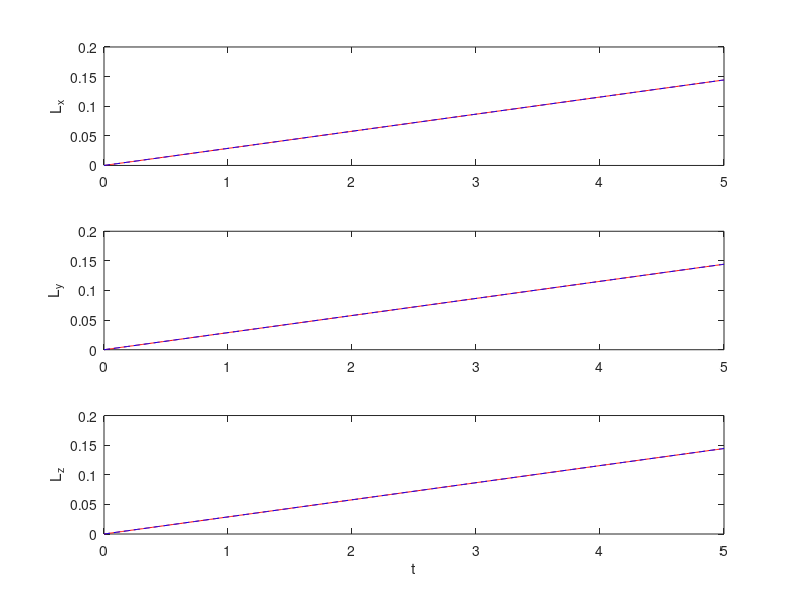
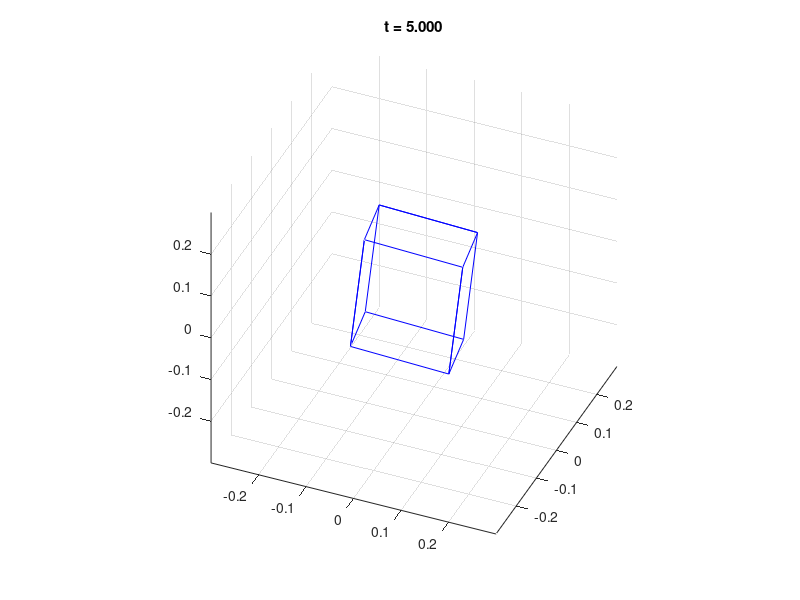

The MATLAB script that drew these images, in order:
% 刚体绕固定点转动的数值计算

function rigid_body_rotation
close all;
% === 设置长方体 ===
a = 0.3; b = 0.2; c = 0.1; M = 1; % 边长和质量
I0 = M/12 * diag([b^2 + c^2, a^2 + c^2, a^2 + b^2]); % 惯性张量
w0 = [0; 0; 0]; % 初始角速度
q0 = [1; 0; 0; 0]; % 初始朝向（四元数）
tau = @(t) 0.05*[1; 1; 1]/sqrt(3); % 力矩函数
tmin = 0; tmax = 5; % 起始时间
Nt = 501; % 时间步数
% ================

% 解微分方程
invI0 = inv(I0);
Y0 = [q0; w0];
f = @(Y,t)ode_fun(Y, t, I0, invI0, tau);
[Y, t] = odeRK4(f, [tmin, tmax], Y0, Nt);

% 验证角动量定理
verify(Y, t, I0, tau);

% 播放动画
figure; hold on; grid on; axis equal; view(23, 36);
axis([-0.3, 0.3, -0.3, 0.3, -0.3, 0.3]);
for it = 1:Nt
    q = Y(1:4, it);
    R = quat2mat(q);
    clf; hold on; grid on; axis equal; view(23, 36);
    axis([-0.3, 0.3, -0.3, 0.3, -0.3, 0.3]);
    plot_cube(R, a, b, c);
    title(['t = ' num2str(t(it), '%.3f')]);
    drawnow();
    % 取消注释可将每一帧保存为 png 图片（当前目录下）
    % saveas(gcf, [num2str(it) '.png']);
end
end

% 微分方程求导函数
function dY = ode_fun(t, Y, I0, invI0, tau)
q = Y(1:4); w = Y(5:7);
q = q / norm(q);
R = quat2mat(q);
RT = R';
dw = R*invI0*RT*(tau(t) - cross(w, R*I0*RT*w));
dq = 0.5*quat_mul([0; w], q);
dY = [dq; dw];
end

% 两个四元数相乘
function out = quat_mul(q1, q2)
s1 = q1(1); v1 = q1(2:4);
s2 = q2(1); v2 = q2(2:4);
out = [s1*s2 - dot(v1,v2); s1*v2 + s2*v1 + cross(v1, v2)];
end

% 由四元数 q 求旋转矩阵 R
function R = quat2mat(q)
s = q(1); vx = q(2); vy = q(3); vz = q(4);
R = [1 - 2*vy^2 - 2*vz^2, 2*vx*vy - 2*s*vz, 2*vx*vz + 2*s*vy;
    2*vx*vy + 2*s*vz, 1 - 2*vx^2 - 2*vz^2, 2*vy*vz - 2*s*vx;
    2*vx*vz - 2*s*vy, 2*vy*vz + 2*s*vx, 1 - 2*vx^2 - 2*vy^2];
end

% 画长方体（只用一条线）
function plot_cube(R, a, b, c)
x = [-1,  1,  1, -1, -1,  1,  1, -1] * a/2;
y = [-1, -1,  1,  1, -1, -1,  1,  1] * b/2;
z = [-1, -1, -1, -1,  1,  1,  1,  1] * c/2;
P = R * [x; y; z];
order = [1, 2, 3, 4, 1, 5, 6, 7, 8, 5, 6, 2, 3, 7, 8, 4];
plot3(P(1, order), P(2, order), P(3, order), 'b');
end

% 验证角动量定理
function verify(Y, t, I0, tau)
Nt = numel(t);
L = zeros(3, Nt); % 解的角动量
for it = 1:Nt
    q = Y(1:4, it); w = Y(5:7, it);
    R = quat2mat(q);
    L(:, it) = R*I0*R'*w;
end

L0 = zeros(3, Nt); % 力矩积分的角动量
L0(:, 1) = L(:, 1);
for it = 2:Nt
    L0(:, it) = L0(:, it-1) + ...
        integral(tau, t(it-1), t(it), 'ArrayValued', true);
end

figure;
for i = 1:3
    subplot(3, 1, i);
    plot(t, L(i, :), 'r'); hold on;
    plot(t, L0(i, :), 'b--');
end
subplot(3, 1, 1); ylabel L_x;
subplot(3, 1, 2); ylabel L_y;
subplot(3, 1, 3); ylabel L_z;
xlabel t;
end

% 四阶龙格库塔解微分方程 http://wuli.wiki/online/OdeRK4.html
function [Y,t]=odeRK4(f,tspan,Y0,Nt)
Nvar=numel(Y0);
dt=(tspan(2)-tspan(1))/(Nt-1);
Y=zeros(Nvar,Nt);
Y(:,1)=Y0(:);
t=linspace(tspan(1),tspan(2),Nt);
for ii=1:Nt-1
    K1=f( t(ii),        Y(:,ii)          );
    K2=f( t(ii)+dt/2,   Y(:,ii)+K1*dt/2  );
    K3=f( t(ii)+dt/2,   Y(:,ii)+K2*dt/2  );
    K4=f( t(ii)+dt,     Y(:,ii)+K3*dt    );
    Y(:,ii+1)=Y(:,ii)+dt/6*(K1+2*K2+2*K3+K4);
end
end
